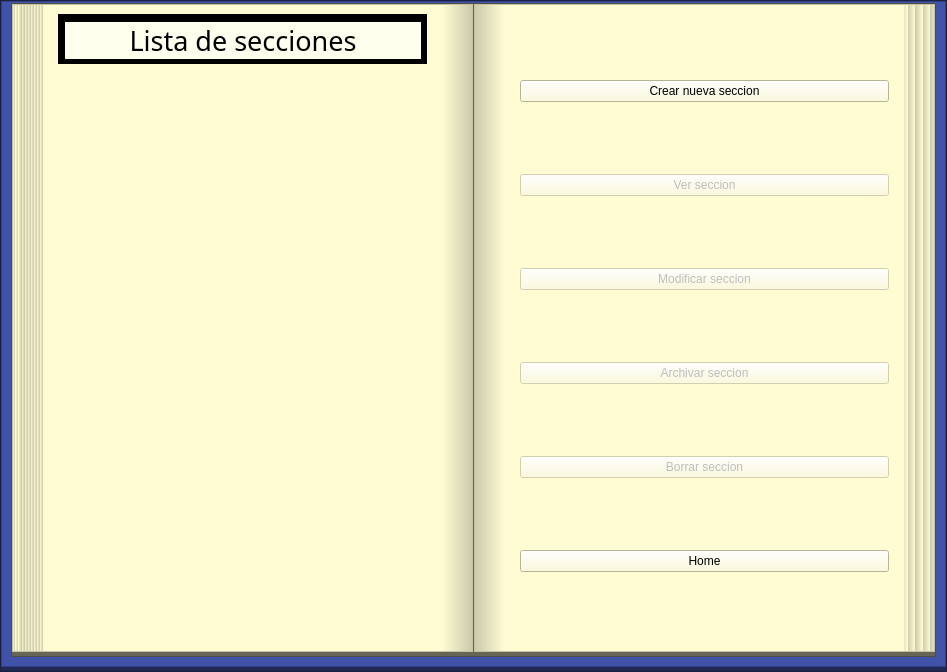
<?xml version="1.0" encoding="UTF-8"?>
<ui version="4.0">
 <class>FormSecciones</class>
 <widget class="QWidget" name="FormSecciones">
  <property name="geometry">
   <rect>
    <x>0</x>
    <y>0</y>
    <width>947</width>
    <height>672</height>
   </rect>
  </property>
  <property name="windowTitle">
   <string>Form</string>
  </property>
  <layout class="QVBoxLayout" name="verticalLayout">
   <property name="spacing">
    <number>0</number>
   </property>
   <property name="leftMargin">
    <number>0</number>
   </property>
   <property name="topMargin">
    <number>0</number>
   </property>
   <property name="rightMargin">
    <number>0</number>
   </property>
   <property name="bottomMargin">
    <number>0</number>
   </property>
   <item>
    <widget class="QFrame" name="frame">
     <property name="styleSheet">
      <string notr="true">background-color: rgb(32, 42, 84);</string>
     </property>
     <property name="frameShape">
      <enum>QFrame::StyledPanel</enum>
     </property>
     <property name="frameShadow">
      <enum>QFrame::Raised</enum>
     </property>
     <layout class="QVBoxLayout" name="verticalLayout_5">
      <property name="spacing">
       <number>0</number>
      </property>
      <property name="leftMargin">
       <number>0</number>
      </property>
      <property name="topMargin">
       <number>0</number>
      </property>
      <property name="rightMargin">
       <number>0</number>
      </property>
      <property name="bottomMargin">
       <number>4</number>
      </property>
      <item>
       <widget class="QFrame" name="frame_2">
        <property name="styleSheet">
         <string notr="true">background-color: rgb(64, 83, 168);</string>
        </property>
        <property name="frameShape">
         <enum>QFrame::StyledPanel</enum>
        </property>
        <property name="frameShadow">
         <enum>QFrame::Raised</enum>
        </property>
        <layout class="QVBoxLayout" name="verticalLayout_2">
         <property name="spacing">
          <number>2</number>
         </property>
         <property name="sizeConstraint">
          <enum>QLayout::SetNoConstraint</enum>
         </property>
         <property name="topMargin">
          <number>1</number>
         </property>
         <item>
          <widget class="QFrame" name="frame_16">
           <property name="styleSheet">
            <string notr="true">background-color: rgb(102, 101, 86);</string>
           </property>
           <property name="frameShape">
            <enum>QFrame::StyledPanel</enum>
           </property>
           <property name="frameShadow">
            <enum>QFrame::Plain</enum>
           </property>
           <layout class="QHBoxLayout" name="horizontalLayout_4">
            <property name="spacing">
             <number>1</number>
            </property>
            <property name="leftMargin">
             <number>0</number>
            </property>
            <property name="topMargin">
             <number>0</number>
            </property>
            <property name="rightMargin">
             <number>0</number>
            </property>
            <property name="bottomMargin">
             <number>4</number>
            </property>
            <item>
             <widget class="QFrame" name="frame_3">
              <property name="styleSheet">
               <string notr="true">background-color: rgb(255, 252, 212);</string>
              </property>
              <property name="frameShape">
               <enum>QFrame::StyledPanel</enum>
              </property>
              <property name="frameShadow">
               <enum>QFrame::Raised</enum>
              </property>
              <layout class="QHBoxLayout" name="horizontalLayout_3">
               <property name="leftMargin">
                <number>0</number>
               </property>
               <property name="topMargin">
                <number>0</number>
               </property>
               <property name="rightMargin">
                <number>0</number>
               </property>
               <property name="bottomMargin">
                <number>0</number>
               </property>
               <item>
                <widget class="QFrame" name="frame_11">
                 <property name="minimumSize">
                  <size>
                   <width>0</width>
                   <height>0</height>
                  </size>
                 </property>
                 <property name="styleSheet">
                  <string notr="true">background-color: qlineargradient(spread:repeat, x1:0.898, y1:1, x2:1, y2:1, stop:0 rgba(255, 252, 212, 255), stop:1 rgba(204, 202, 171, 255));
</string>
                 </property>
                 <property name="frameShape">
                  <enum>QFrame::NoFrame</enum>
                 </property>
                 <property name="frameShadow">
                  <enum>QFrame::Raised</enum>
                 </property>
                 <layout class="QVBoxLayout" name="verticalLayout_18">
                  <property name="spacing">
                   <number>0</number>
                  </property>
                  <property name="leftMargin">
                   <number>30</number>
                  </property>
                  <property name="topMargin">
                   <number>0</number>
                  </property>
                  <property name="rightMargin">
                   <number>0</number>
                  </property>
                  <property name="bottomMargin">
                   <number>0</number>
                  </property>
                 </layout>
                </widget>
               </item>
               <item>
                <widget class="QFrame" name="frame_5">
                 <property name="styleSheet">
                  <string notr="true">background-color: rgb(255, 252, 212);</string>
                 </property>
                 <property name="frameShape">
                  <enum>QFrame::NoFrame</enum>
                 </property>
                 <property name="frameShadow">
                  <enum>QFrame::Raised</enum>
                 </property>
                 <layout class="QVBoxLayout" name="verticalLayout_6">
                  <item>
                   <widget class="QFrame" name="frame_6">
                    <property name="minimumSize">
                     <size>
                      <width>0</width>
                      <height>40</height>
                     </size>
                    </property>
                    <property name="styleSheet">
                     <string notr="true">background-color: rgb(0, 0, 0);</string>
                    </property>
                    <property name="frameShape">
                     <enum>QFrame::StyledPanel</enum>
                    </property>
                    <property name="frameShadow">
                     <enum>QFrame::Raised</enum>
                    </property>
                    <layout class="QVBoxLayout" name="verticalLayout_7">
                     <property name="spacing">
                      <number>5</number>
                     </property>
                     <property name="leftMargin">
                      <number>6</number>
                     </property>
                     <property name="topMargin">
                      <number>7</number>
                     </property>
                     <property name="rightMargin">
                      <number>5</number>
                     </property>
                     <property name="bottomMargin">
                      <number>4</number>
                     </property>
                     <item>
                      <widget class="QLabel" name="labelsecciones">
                       <property name="font">
                        <font>
                         <family>Lucida Handwriting</family>
                         <pointsize>20</pointsize>
                         <weight>50</weight>
                         <italic>false</italic>
                         <bold>false</bold>
                        </font>
                       </property>
                       <property name="styleSheet">
                        <string notr="true">font: 20pt &quot;Lucida Handwriting&quot;;
background-color: rgb(254, 255, 237);</string>
                       </property>
                       <property name="text">
                        <string>Lista de secciones</string>
                       </property>
                       <property name="alignment">
                        <set>Qt::AlignCenter</set>
                       </property>
                      </widget>
                     </item>
                    </layout>
                   </widget>
                  </item>
                  <item>
                   <widget class="QListView" name="listViewSecciones_2">
                    <property name="styleSheet">
                     <string notr="true">font: 16pt &quot;Lucida Handwriting&quot;;</string>
                    </property>
                    <property name="frameShape">
                     <enum>QFrame::NoFrame</enum>
                    </property>
                    <property name="flow">
                     <enum>QListView::TopToBottom</enum>
                    </property>
                    <property name="viewMode">
                     <enum>QListView::IconMode</enum>
                    </property>
                    <property name="itemAlignment">
                     <set>Qt::AlignCenter</set>
                    </property>
                   </widget>
                  </item>
                 </layout>
                </widget>
               </item>
               <item>
                <widget class="QFrame" name="frame_15">
                 <property name="minimumSize">
                  <size>
                   <width>30</width>
                   <height>0</height>
                  </size>
                 </property>
                 <property name="styleSheet">
                  <string notr="true">background-color: qlineargradient(spread:pad, x1:0, y1:1, x2:1, y2:1, stop:0 rgba(255, 252, 212, 255), stop:1 rgba(204, 202, 171, 255));</string>
                 </property>
                 <property name="frameShape">
                  <enum>QFrame::NoFrame</enum>
                 </property>
                 <property name="frameShadow">
                  <enum>QFrame::Raised</enum>
                 </property>
                </widget>
               </item>
              </layout>
             </widget>
            </item>
            <item>
             <widget class="QFrame" name="frame_4">
              <property name="minimumSize">
               <size>
                <width>0</width>
                <height>0</height>
               </size>
              </property>
              <property name="styleSheet">
               <string notr="true">background-color: rgb(255, 252, 212);</string>
              </property>
              <property name="frameShape">
               <enum>QFrame::StyledPanel</enum>
              </property>
              <property name="frameShadow">
               <enum>QFrame::Raised</enum>
              </property>
              <property name="lineWidth">
               <number>0</number>
              </property>
              <layout class="QHBoxLayout" name="horizontalLayout_2">
               <property name="leftMargin">
                <number>0</number>
               </property>
               <property name="topMargin">
                <number>0</number>
               </property>
               <property name="rightMargin">
                <number>0</number>
               </property>
               <property name="bottomMargin">
                <number>0</number>
               </property>
               <item>
                <widget class="QFrame" name="frame_12">
                 <property name="sizePolicy">
                  <sizepolicy hsizetype="MinimumExpanding" vsizetype="Preferred">
                   <horstretch>0</horstretch>
                   <verstretch>0</verstretch>
                  </sizepolicy>
                 </property>
                 <property name="minimumSize">
                  <size>
                   <width>30</width>
                   <height>0</height>
                  </size>
                 </property>
                 <property name="maximumSize">
                  <size>
                   <width>0</width>
                   <height>16777215</height>
                  </size>
                 </property>
                 <property name="styleSheet">
                  <string notr="true">background-color: qlineargradient(spread:pad, x1:0, y1:1, x2:1, y2:1, stop:0 rgba(204, 202, 171, 255), stop:1 rgba(255, 252, 212, 255));</string>
                 </property>
                 <property name="frameShape">
                  <enum>QFrame::NoFrame</enum>
                 </property>
                 <property name="frameShadow">
                  <enum>QFrame::Raised</enum>
                 </property>
                </widget>
               </item>
               <item>
                <widget class="QFrame" name="frame_9">
                 <property name="sizePolicy">
                  <sizepolicy hsizetype="Expanding" vsizetype="Expanding">
                   <horstretch>0</horstretch>
                   <verstretch>0</verstretch>
                  </sizepolicy>
                 </property>
                 <property name="minimumSize">
                  <size>
                   <width>189</width>
                   <height>0</height>
                  </size>
                 </property>
                 <property name="styleSheet">
                  <string notr="true">background-color: rgb(255, 252, 212);</string>
                 </property>
                 <property name="frameShape">
                  <enum>QFrame::NoFrame</enum>
                 </property>
                 <property name="frameShadow">
                  <enum>QFrame::Raised</enum>
                 </property>
                 <layout class="QVBoxLayout" name="verticalLayout_11">
                  <item>
                   <widget class="QPushButton" name="pushButtonCrear_Seccion_2">
                    <property name="text">
                     <string>Crear nueva seccion</string>
                    </property>
                   </widget>
                  </item>
                  <item>
                   <widget class="QPushButton" name="pushButton_Ver_seccion_2">
                    <property name="enabled">
                     <bool>false</bool>
                    </property>
                    <property name="text">
                     <string>Ver seccion</string>
                    </property>
                   </widget>
                  </item>
                  <item>
                   <widget class="QPushButton" name="pushButton_Modificar_seccion_2">
                    <property name="enabled">
                     <bool>false</bool>
                    </property>
                    <property name="text">
                     <string>Modificar seccion</string>
                    </property>
                   </widget>
                  </item>
                  <item>
                   <widget class="QPushButton" name="pushButton_Archivar_seccion_2">
                    <property name="enabled">
                     <bool>false</bool>
                    </property>
                    <property name="text">
                     <string>Archivar seccion</string>
                    </property>
                   </widget>
                  </item>
                  <item>
                   <widget class="QPushButton" name="pushButton_Borrar_seccion_2">
                    <property name="enabled">
                     <bool>false</bool>
                    </property>
                    <property name="text">
                     <string>Borrar seccion</string>
                    </property>
                   </widget>
                  </item>
                  <item>
                   <widget class="QPushButton" name="pushButtonRegresar_2">
                    <property name="text">
                     <string>Home</string>
                    </property>
                   </widget>
                  </item>
                 </layout>
                </widget>
               </item>
               <item>
                <widget class="QFrame" name="frame_10">
                 <property name="minimumSize">
                  <size>
                   <width>0</width>
                   <height>0</height>
                  </size>
                 </property>
                 <property name="styleSheet">
                  <string notr="true">background-color: rgb(255, 252, 212);
background-color: qlineargradient(spread:repeat, x1:0.373051, y1:0.409, x2:0.624, y2:0.409, stop:0 rgba(204, 202, 171, 255), stop:1 rgba(255, 252, 212, 255));</string>
                 </property>
                 <property name="frameShape">
                  <enum>QFrame::NoFrame</enum>
                 </property>
                 <property name="frameShadow">
                  <enum>QFrame::Raised</enum>
                 </property>
                 <layout class="QVBoxLayout" name="verticalLayout_3">
                  <property name="spacing">
                   <number>0</number>
                  </property>
                  <property name="leftMargin">
                   <number>30</number>
                  </property>
                  <property name="topMargin">
                   <number>0</number>
                  </property>
                  <property name="rightMargin">
                   <number>0</number>
                  </property>
                  <property name="bottomMargin">
                   <number>0</number>
                  </property>
                 </layout>
                </widget>
               </item>
              </layout>
             </widget>
            </item>
           </layout>
          </widget>
         </item>
        </layout>
       </widget>
      </item>
     </layout>
    </widget>
   </item>
  </layout>
 </widget>
 <resources/>
 <connections/>
</ui>
